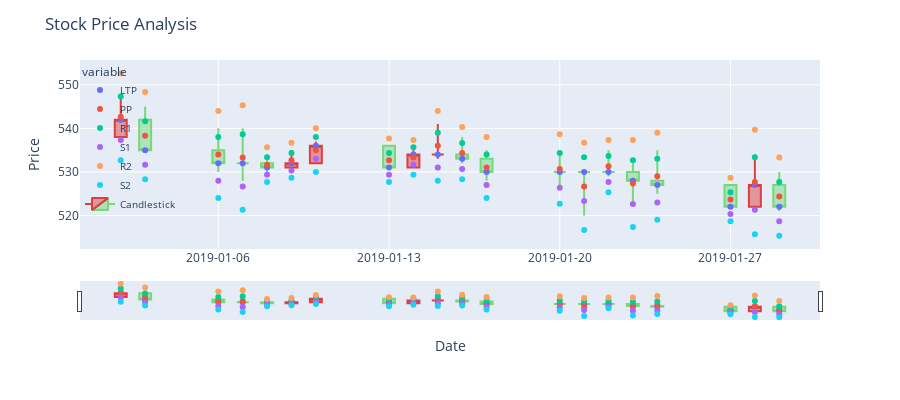

The notebook cell saved with this chart:
### Code cell
fig1 = px.scatter(req_stock_df, x='Date', y=['LTP', 'PP', 'R1', 'S1', 'R2', 'S2'],render_mode='line_plots')
fig1.add_trace(go.Candlestick(
    x=req_stock_df['Date'],
    open=req_stock_df['Open'],
    high=req_stock_df['High'],
    low=req_stock_df['Low'],
    close=req_stock_df['LTP'],
    increasing_line_color='#db3f3f',
    decreasing_line_color='#77d879',
    name='Candlestick',
))
fig1.update_layout(
    title='Stock Price Analysis',
    xaxis=dict(title='Date', type='date', tickformat='%Y-%m-%d'),
    yaxis=dict(title='Price'),
    legend=dict(x=0, y=1, traceorder='normal', font=dict(size=10), bgcolor='rgba(0,0,0,0)'),
    autosize=False,
    width=900,
    height=400
)
fig1.show()

### Figure 1 — Plotly figure (JSON) as saved in the notebook; plotly's stock layout.template omitted (floating-point values rounded to 4 significant figures)
{"data": [{"hovertemplate": "variable=LTP<br>Date=%{x}<br>value=%{y}<extra></extra>", "legendgroup": "LTP", "marker": {"color": "#636efa", "symbol": "circle"}, "mode": "markers", "name": "LTP", "orientation": "v", "showlegend": true, "type": "scatter", "x": ["2019-01-02T00:00:00", "2019-01-03T00:00:00", "2019-01-06T00:00:00", "2019-01-07T00:00:00", "2019-01-08T00:00:00", "2019-01-09T00:00:00", "2019-01-10T00:00:00", "2019-01-13T00:00:00", "2019-01-14T00:00:00", "2019-01-15T00:00:00", "2019-01-16T00:00:00", "2019-01-17T00:00:00", "2019-01-20T00:00:00", "2019-01-21T00:00:00", "2019-01-22T00:00:00", "2019-01-23T00:00:00", "2019-01-24T00:00:00", "2019-01-27T00:00:00", "2019-01-28T00:00:00", "2019-01-29T00:00:00"], "xaxis": "x", "y": [542, 535, 532, 532, 531, 532, 536, 531, 534, 534, 533, 530, 530, 530, 530, 528, 527, 522, 527, 522], "yaxis": "y"}, {"hovertemplate": "variable=PP<br>Date=%{x}<br>value=%{y}<extra></extra>", "legendgroup": "PP", "marker": {"color": "#EF553B", "symbol": "circle"}, "mode": "markers", "name": "PP", "orientation": "v", "showlegend": true, "type": "scatter", "x": ["2019-01-02T00:00:00", "2019-01-03T00:00:00", "2019-01-06T00:00:00", "2019-01-07T00:00:00", "2019-01-08T00:00:00", "2019-01-09T00:00:00", "2019-01-10T00:00:00", "2019-01-13T00:00:00", "2019-01-14T00:00:00", "2019-01-15T00:00:00", "2019-01-16T00:00:00", "2019-01-17T00:00:00", "2019-01-20T00:00:00", "2019-01-21T00:00:00", "2019-01-22T00:00:00", "2019-01-23T00:00:00", "2019-01-24T00:00:00", "2019-01-27T00:00:00", "2019-01-28T00:00:00", "2019-01-29T00:00:00"], "xaxis": "x", "y": [542.7, 538.3, 534, 533.3, 531.7, 532.7, 535, 532.7, 533.3, 536, 534.3, 531, 530.7, 526.7, 531.3, 527.3, 529, 523.7, 527.7, 524.3], "yaxis": "y"}, {"hovertemplate": "variable=R1<br>Date=%{x}<br>value=%{y}<extra></extra>", "legendgroup": "R1", "marker": {"color": "#00cc96", "symbol": "circle"}, "mode": "markers", "name": "R1", "orientation": "v", "showlegend": true, "type": "scatter", "x": ["2019-01-02T00:00:00", "2019-01-03T00:00:00", "2019-01-06T00:00:00", "2019-01-07T00:00:00", "2019-01-08T00:00:00", "2019-01-09T00:00:00", "2019-01-10T00:00:00", "2019-01-13T00:00:00", "2019-01-14T00:00:00", "2019-01-15T00:00:00", "2019-01-16T00:00:00", "2019-01-17T00:00:00", "2019-01-20T00:00:00", "2019-01-21T00:00:00", "2019-01-22T00:00:00", "2019-01-23T00:00:00", "2019-01-24T00:00:00", "2019-01-27T00:00:00", "2019-01-28T00:00:00", "2019-01-29T00:00:00"], "xaxis": "x", "y": [547.3, 541.7, 538, 538.7, 533.3, 534.3, 538, 534.3, 535.7, 539, 536.7, 534, 534.3, 533.3, 533.7, 532.7, 533, 525.3, 533.3, 527.7], "yaxis": "y"}, {"hovertemplate": "variable=S1<br>Date=%{x}<br>value=%{y}<extra></extra>", "legendgroup": "S1", "marker": {"color": "#ab63fa", "symbol": "circle"}, "mode": "markers", "name": "S1", "orientation": "v", "showlegend": true, "type": "scatter", "x": ["2019-01-02T00:00:00", "2019-01-03T00:00:00", "2019-01-06T00:00:00", "2019-01-07T00:00:00", "2019-01-08T00:00:00", "2019-01-09T00:00:00", "2019-01-10T00:00:00", "2019-01-13T00:00:00", "2019-01-14T00:00:00", "2019-01-15T00:00:00", "2019-01-16T00:00:00", "2019-01-17T00:00:00", "2019-01-20T00:00:00", "2019-01-21T00:00:00", "2019-01-22T00:00:00", "2019-01-23T00:00:00", "2019-01-24T00:00:00", "2019-01-27T00:00:00", "2019-01-28T00:00:00", "2019-01-29T00:00:00"], "xaxis": "x", "y": [537.3, 531.7, 528, 526.7, 529.3, 530.3, 533, 529.3, 531.7, 531, 530.7, 527, 526.3, 523.3, 527.7, 522.7, 523, 520.3, 521.3, 518.7], "yaxis": "y"}, {"hovertemplate": "variable=R2<br>Date=%{x}<br>value=%{y}<extra></extra>", "legendgroup": "R2", "marker": {"color": "#FFA15A", "symbol": "circle"}, "mode": "markers", "name": "R2", "orientation": "v", "showlegend": true, "type": "scatter", "x": ["2019-01-02T00:00:00", "2019-01-03T00:00:00", "2019-01-06T00:00:00", "2019-01-07T00:00:00", "2019-01-08T00:00:00", "2019-01-09T00:00:00", "2019-01-10T00:00:00", "2019-01-13T00:00:00", "2019-01-14T00:00:00", "2019-01-15T00:00:00", "2019-01-16T00:00:00", "2019-01-17T00:00:00", "2019-01-20T00:00:00", "2019-01-21T00:00:00", "2019-01-22T00:00:00", "2019-01-23T00:00:00", "2019-01-24T00:00:00", "2019-01-27T00:00:00", "2019-01-28T00:00:00", "2019-01-29T00:00:00"], "xaxis": "x", "y": [552.7, 548.3, 544, 545.3, 535.7, 536.7, 540, 537.7, 537.3, 544, 540.3, 538, 538.7, 536.7, 537.3, 537.3, 539, 528.7, 539.7, 533.3], "yaxis": "y"}, {"hovertemplate": "variable=S2<br>Date=%{x}<br>value=%{y}<extra></extra>", "legendgroup": "S2", "marker": {"color": "#19d3f3", "symbol": "circle"}, "mode": "markers", "name": "S2", "orientation": "v", "showlegend": true, "type": "scatter", "x": ["2019-01-02T00:00:00", "2019-01-03T00:00:00", "2019-01-06T00:00:00", "2019-01-07T00:00:00", "2019-01-08T00:00:00", "2019-01-09T00:00:00", "2019-01-10T00:00:00", "2019-01-13T00:00:00", "2019-01-14T00:00:00", "2019-01-15T00:00:00", "2019-01-16T00:00:00", "2019-01-17T00:00:00", "2019-01-20T00:00:00", "2019-01-21T00:00:00", "2019-01-22T00:00:00", "2019-01-23T00:00:00", "2019-01-24T00:00:00", "2019-01-27T00:00:00", "2019-01-28T00:00:00", "2019-01-29T00:00:00"], "xaxis": "x", "y": [532.7, 528.3, 524, 521.3, 527.7, 528.7, 530, 527.7, 529.3, 528, 528.3, 524, 522.7, 516.7, 525.3, 517.3, 519, 518.7, 515.7, 515.3], "yaxis": "y"}, {"close": [542, 535, 532, 532, 531, 532, 536, 531, 534, 534, 533, 530, 530, 530, 530, 528, 527, 522, 527, 522], "decreasing": {"line": {"color": "#77d879"}}, "high": [548, 545, 540, 540, 534, 535, 537, 536, 535, 541, 538, 535, 535, 530, 535, 532, 535, 527, 534, 530], "increasing": {"line": {"color": "#db3f3f"}}, "low": [538, 535, 530, 528, 530, 531, 532, 531, 531, 533, 532, 528, 527, 520, 529, 522, 525, 522, 522, 521], "name": "Candlestick", "open": [538, 542, 535, 532, 532, 531, 532, 536, 531, 534, 534, 533, 530, 530, 530, 530, 528, 527, 522, 527], "type": "candlestick", "x": ["2019-01-02T00:00:00", "2019-01-03T00:00:00", "2019-01-06T00:00:00", "2019-01-07T00:00:00", "2019-01-08T00:00:00", "2019-01-09T00:00:00", "2019-01-10T00:00:00", "2019-01-13T00:00:00", "2019-01-14T00:00:00", "2019-01-15T00:00:00", "2019-01-16T00:00:00", "2019-01-17T00:00:00", "2019-01-20T00:00:00", "2019-01-21T00:00:00", "2019-01-22T00:00:00", "2019-01-23T00:00:00", "2019-01-24T00:00:00", "2019-01-27T00:00:00", "2019-01-28T00:00:00", "2019-01-29T00:00:00"]}], "layout": {"autosize": false, "height": 400, "legend": {"bgcolor": "rgba(0,0,0,0)", "font": {"size": 10}, "title": {"text": "variable"}, "tracegroupgap": 0, "traceorder": "normal", "x": 0, "y": 1}, "margin": {"t": 60}, "title": {"text": "Stock Price Analysis"}, "width": 900, "xaxis": {"anchor": "y", "domain": [0, 1], "tickformat": "%Y-%m-%d", "title": {"text": "Date"}, "type": "date"}, "yaxis": {"anchor": "x", "domain": [0, 1], "title": {"text": "Price"}}}}
